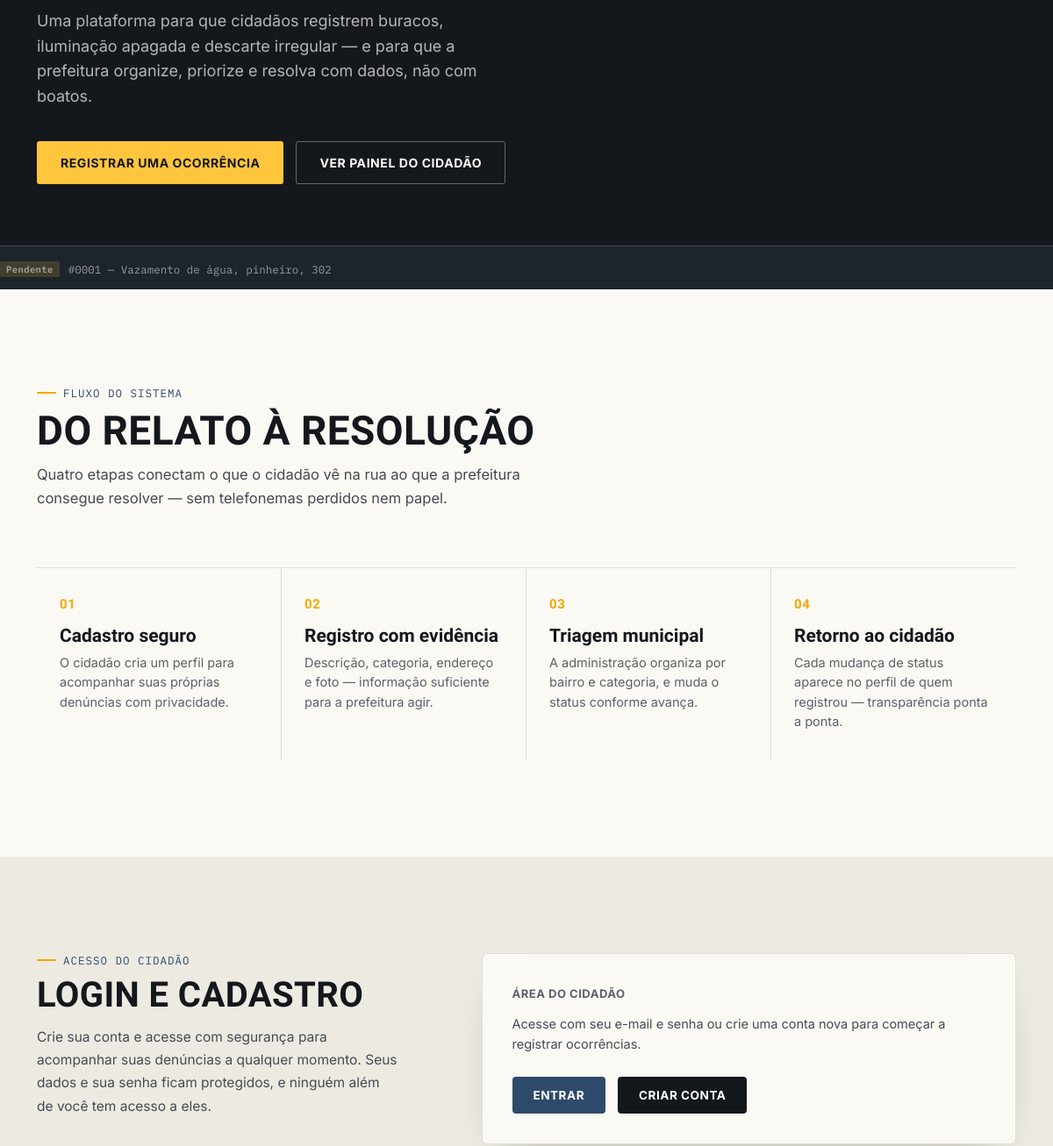
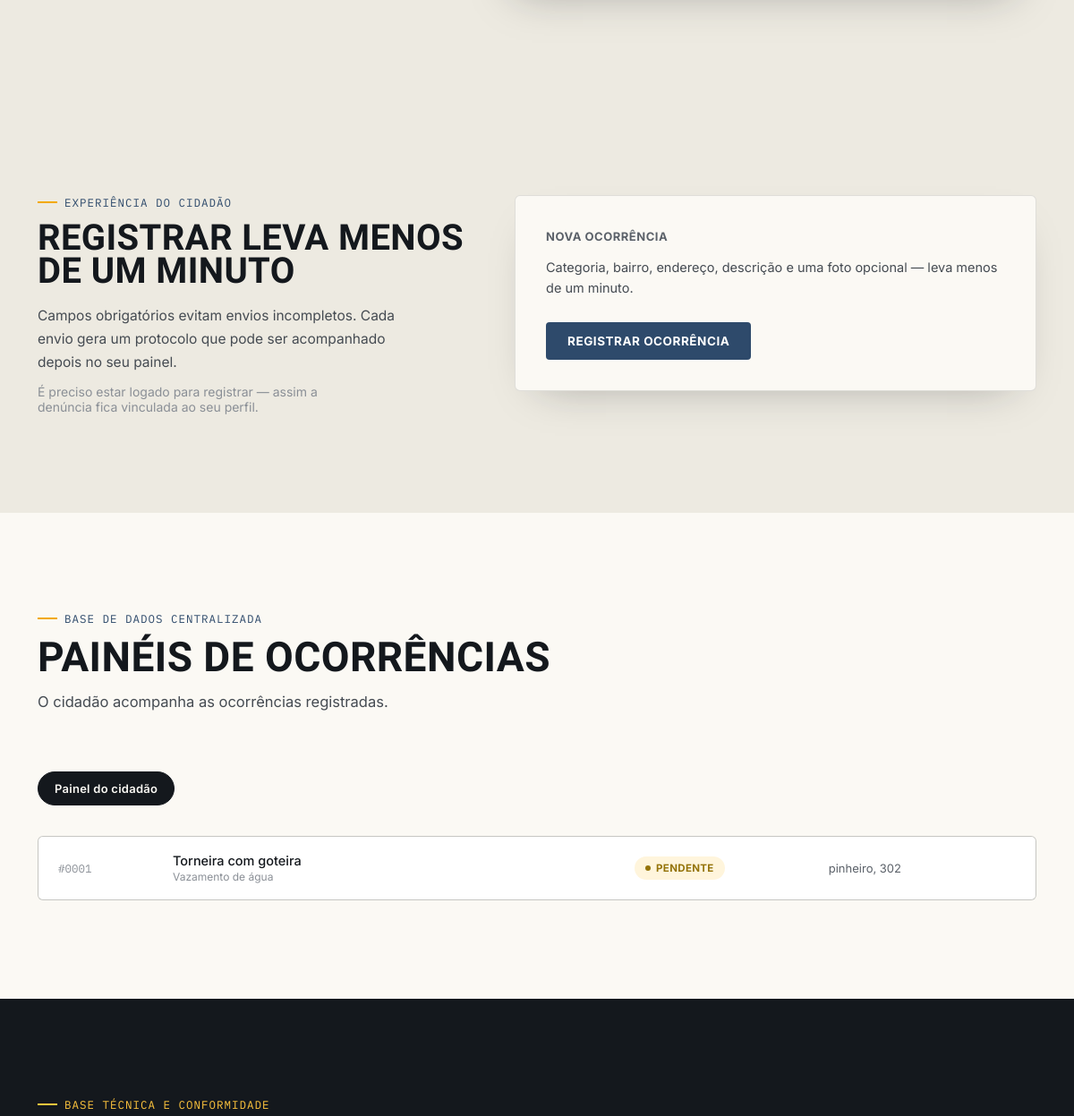
Before: / (middle part) with the older database file (2 pictures, top to bottom).
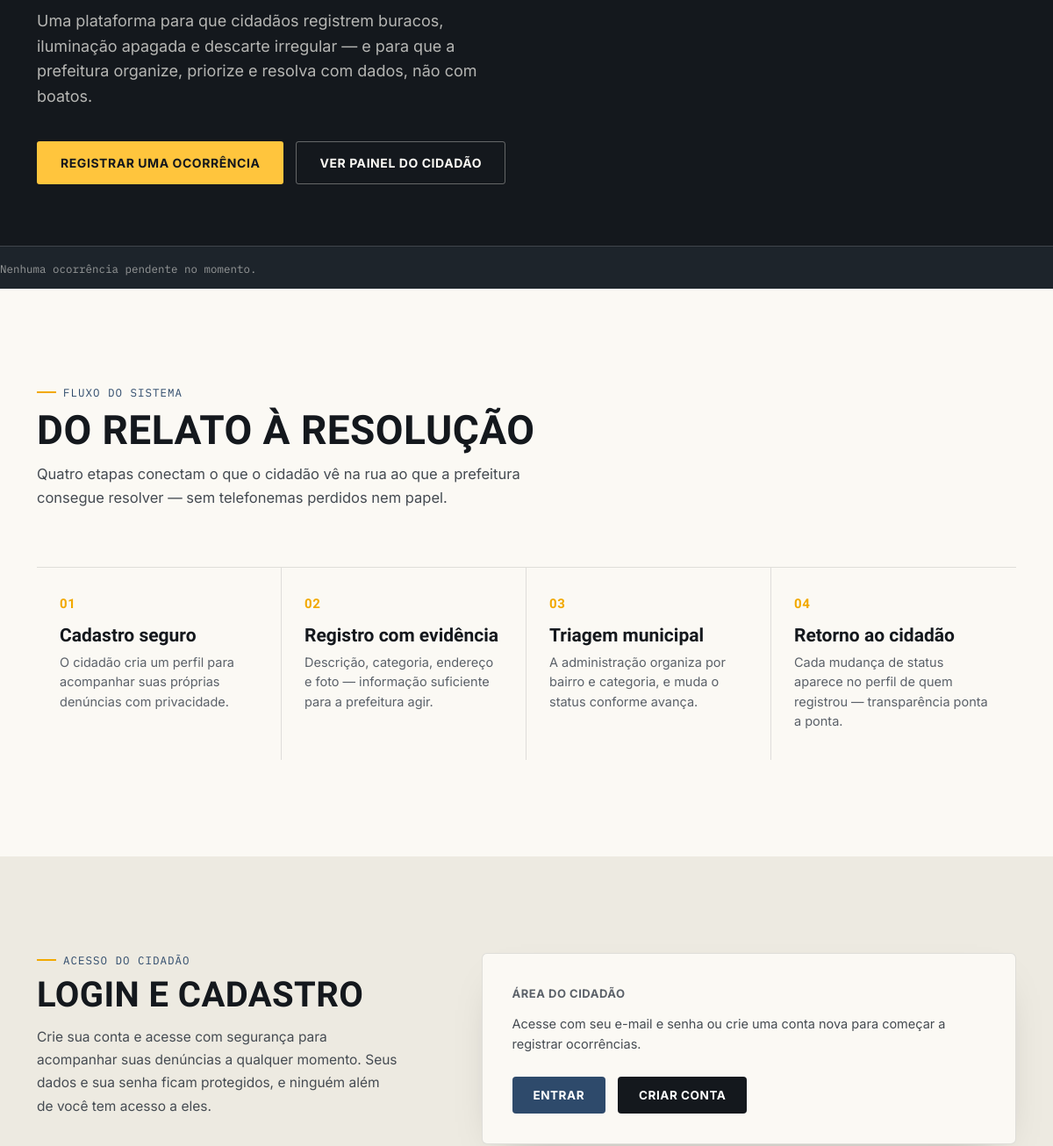
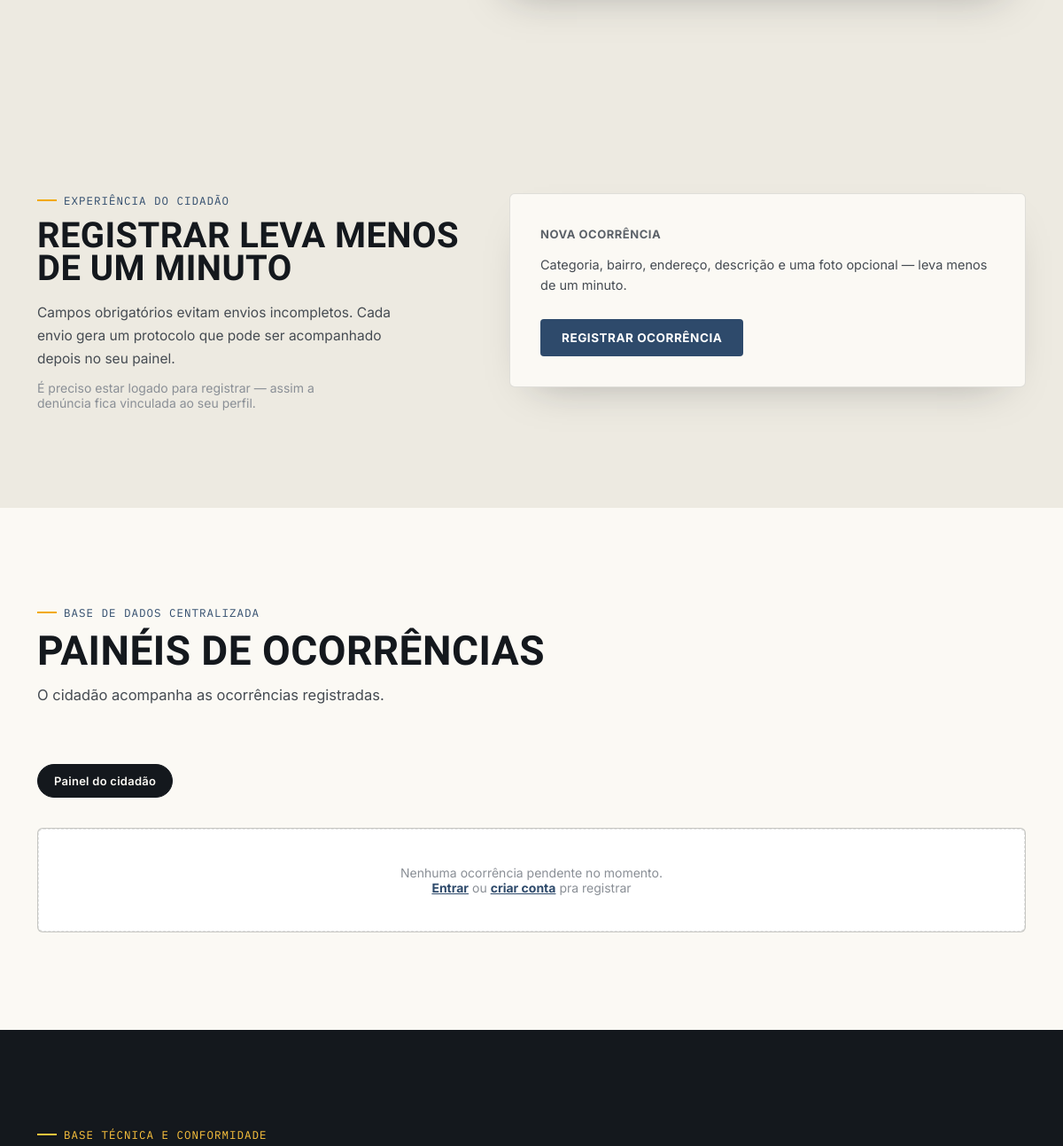
After: the same page with the newer database file (2 pictures, top to bottom).
### tables this page shows
CREATE TABLE `ocorrencias` (
  `id` int(11) NOT NULL,
  `usuario_id` int(11) NOT NULL,
  `categoria` varchar(80) NOT NULL,
  `bairro` varchar(120) NOT NULL,
  `endereco` varchar(200) NOT NULL,
  `descricao` text NOT NULL,
  `foto_path` varchar(255) DEFAULT NULL,
  `status` enum('pendente','em_analise','resolvido') NOT NULL DEFAULT 'pendente',
  `recado_adm` text DEFAULT NULL,
  `recado_atualizado_em` datetime DEFAULT NULL,
  `criado_em` datetime NOT NULL DEFAULT current_timestamp()
);

### index.php (the view, shortened to what the changed rows need)
<?php
require __DIR__ . '/php/config.php';
$logado = isset($_SESSION['usuario_id']);
$statusInfo = [
    'pendente'   => ['label' => 'Pendente',    'pill' => 'pendente', 'tag' => 'tag-pend'],
    'em_analise' => ['label' => 'Em análise',  'pill' => 'analise',  'tag' => 'tag-analise'],
    'resolvido'  => ['label' => 'Resolvido',   'pill' => 'resolvido','tag' => 'tag-ok'],
];
$stmtTicker = $pdo->prepare("SELECT id, categoria, endereco, status FROM ocorrencias WHERE status = 'pendente' ORDER BY criado_em DESC LIMIT 6");
$stmtTicker->execute();
$ocorrenciasTicker = $stmtTicker->fetchAll();
$stmtPainel = $pdo->prepare("SELECT id, categoria, bairro, endereco, descricao, status FROM ocorrencias WHERE status = 'pendente' ORDER BY criado_em DESC LIMIT 12");
$stmtPainel->execute();
$ocorrenciasPainel = $stmtPainel->fetchAll();
?>
<!DOCTYPE html>
<html lang="pt-BR">
<head>
<link rel="stylesheet" href="style.css">
</head>
<body>
<section class="hero">
  <div class="ticker">
    <div class="ticker-track">
      <?php if (empty($ocorrenciasTicker)): ?>
        <span>Nenhuma ocorrência pendente no momento.</span>
      <?php else: ?>
        <?php $voltas = count($ocorrenciasTicker) >= 4 ? 2 : 1; ?>
        <?php for ($volta = 0; $volta < $voltas; $volta++): ?>
          <?php foreach ($ocorrenciasTicker as $o): ?>
            <?php $info = $statusInfo[$o['status']]; ?>
            <span><span class="tag <?= $info['tag'] ?>"><?= $info['label'] ?></span> #<?= str_pad($o['id'], 4, '0', STR_PAD_LEFT) ?> — <?= htmlspecialchars($o['categoria']) ?>, <?= htmlspecialchars($o['endereco']) ?></span>
          <?php endforeach; ?>
        <?php endfor; ?>
      <?php endif; ?>
    </div>
  </div>
</section>
<section id="como-funciona">
  <div class="wrap">
    <div class="section-head">
      <h2>Do relato à resolução</h2>
    </div>
  </div>
</section>
<section id="conta" class="conta">
  <div class="wrap">
    <div class="conta-grid">
      <div>
        <h2 style="font-size:clamp(28px,3.6vw,40px); font-weight:800; margin-bottom:6px;">Login e cadastro</h2>
      </div>
    </div>
  </div>
</section>
<section id="registro" class="registro">
  <div class="wrap">
    <div class="registro-grid">
      <div>
        <h2 style="font-size:clamp(28px,3.6vw,40px); font-weight:800; margin-bottom:18px;">Registrar leva menos<br>de um minuto</h2>
      </div>
    </div>
  </div>
</section>
<section id="paineis">
  <div class="wrap">
    <div class="section-head">
      <h2>Painéis de ocorrências</h2>
    </div>
    <div class="panel" id="panel-cidadao">
      <div class="card-list">
        <?php if (empty($ocorrenciasPainel)): ?>
          <div class="empty-state">
            Nenhuma ocorrência pendente no momento.
            <?php if ($logado): ?>
              <br><a href="php/Registrar.php" style="color:var(--municipal); font-weight:700;">Registrar uma nova ocorrência</a>
            <?php else: ?>
              <br><a href="php/login.php" style="color:var(--municipal); font-weight:700;">Entrar</a> ou <a href="php/cadastro.php" style="color:var(--municipal); font-weight:700;">criar conta</a> pra registrar
            <?php endif; ?>
          </div>
        <?php else: ?>
          <?php foreach ($ocorrenciasPainel as $o): ?>
            <?php $info = $statusInfo[$o['status']]; ?>
            <div class="occ-card">
              <span class="proto-id mono">#<?= str_pad($o['id'], 4, '0', STR_PAD_LEFT) ?></span>
              <span class="desc"><?= htmlspecialchars($o['descricao']) ?><span class="cat"><?= htmlspecialchars($o['categoria']) ?></span></span>
              <span class="pill <?= $info['pill'] ?>"><?= $info['label'] ?></span>
              <span class="bairro"><?= htmlspecialchars($o['endereco']) ?></span>
            </div>
          <?php endforeach; ?>
        <?php endif; ?>
      </div>
    </div>
  </div>
</section>
</body>
</html>

Changed rows visible on the page:
no longer on this page (row edited): ocorrencias: status "Pendente", id "0001", categoria "Vazamento de água", endereco "pinheiro, 302", descricao "Torneira com goteira", status "PENDENTE"
Other visible differences:
text now shown: "Nenhuma ocorrência pendente no momento. Nenhuma ocorrência pendente no momento. Entrar ou criar conta pra registrar"
